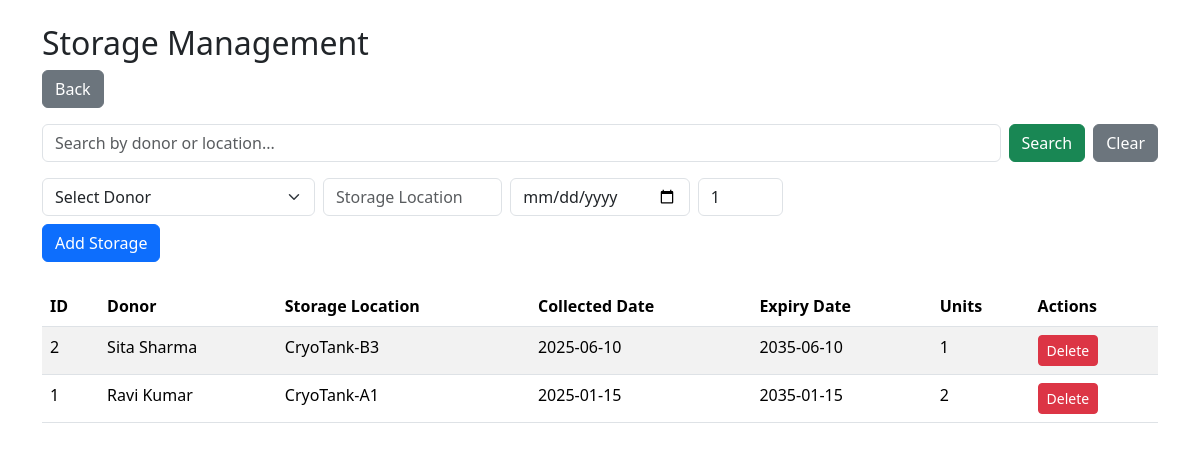
/modules/storage.php, run on the app's committed database.
### tables this page shows
CREATE TABLE IF NOT EXISTS storage (
  storage_id INT AUTO_INCREMENT PRIMARY KEY,
  donor_id INT,
  storage_location VARCHAR(100),
  collected_date DATE,
  expiry_date DATE,
  units INT DEFAULT 1,
  FOREIGN KEY (donor_id) REFERENCES donors(donor_id) ON DELETE SET NULL
);

CREATE TABLE IF NOT EXISTS donors (
  donor_id INT AUTO_INCREMENT PRIMARY KEY,
  name VARCHAR(150) NOT NULL,
  age INT,
  blood_group VARCHAR(5),
  contact VARCHAR(50),
  donation_date DATE,
  notes TEXT,
  created_at TIMESTAMP DEFAULT CURRENT_TIMESTAMP
);

### modules/storage.php (the view, shortened to what this page needs)
<?php
require_once __DIR__ . '/../config/db_connect.php';
if (isset($_GET['search']) && $_GET['search'] !== '') {
    $search = mysqli_real_escape_string($conn, $_GET['search']);
    $res = mysqli_query($conn, "SELECT s.*, d.name AS donor_name
                                FROM storage s
                                JOIN donors d ON s.donor_id = d.donor_id
                                WHERE d.name LIKE '%$search%'
                                   OR s.storage_location LIKE '%$search%'
                                ORDER BY s.storage_id DESC");
} else {
    $res = mysqli_query($conn, "SELECT s.*, d.name AS donor_name
                                FROM storage s
                                JOIN donors d ON s.donor_id = d.donor_id
                                ORDER BY s.storage_id DESC");
}
?>
<!doctype html>
<html>
<head>
<link href="../style.css" rel="stylesheet">
<link href="https://cdn.jsdelivr.net/npm/bootstrap@5.3.2/dist/css/bootstrap.min.css" rel="stylesheet">
</head>
<body class="container py-4">
<h2>Storage Management</h2>
<a href="../index.php" class="btn btn-secondary mb-3">Back</a>
<form method="GET" class="mb-3 d-flex">
  <input type="text" name="search" class="form-control me-2" placeholder="Search by donor or location..." value="<?php echo isset($_GET['search']) ? htmlspecialchars($_GET['search']) : ''; ?>">
  <button type="submit" class="btn btn-success me-2">Search</button>
  <a href="storage.php" class="btn btn-secondary">Clear</a>
</form>
<form method="post" class="mb-4 row g-2">
  <div class="col-md-3">
    <select name="donor_id" class="form-select" required>
      <option value="">Select Donor</option>
    </select>
  </div>
  <div class="col-md-2"><input name="storage_location" class="form-control" placeholder="Storage Location" required></div>
  <div class="col-md-2"><input name="collected_date" type="date" class="form-control" required></div>
  <div class="col-md-1"><input name="units" type="number" class="form-control" value="1" min="1"></div>
  <div class="col-12"><button class="btn btn-primary">Add Storage</button></div>
</form>
<table class="table table-striped">
<thead>
<tr>
  <th>ID</th>
  <th>Donor</th>
  <th>Storage Location</th>
  <th>Collected Date</th>
  <th>Expiry Date</th>
  <th>Units</th>
  <th>Actions</th>
</tr>
</thead>
<tbody>
<?php
if (mysqli_num_rows($res) > 0) {
  while ($row = mysqli_fetch_assoc($res)) { ?>
<tr>
  <td><?php echo $row['storage_id']; ?></td>
  <td><?php echo htmlspecialchars($row['donor_name']); ?></td>
  <td><?php echo htmlspecialchars($row['storage_location']); ?></td>
  <td><?php echo htmlspecialchars($row['collected_date']); ?></td>
  <td><?php echo htmlspecialchars($row['expiry_date']); ?></td>
  <td><?php echo htmlspecialchars($row['units']); ?></td>
  <td>
    <form method="post" style="display:inline">
      <button class="btn btn-sm btn-danger" onclick="return confirm('Delete this record?')">Delete</button>
    </form>
  </td>
</tr>
<?php }
} else { ?>
<tr><td colspan="7" class="text-center text-muted">No records found</td></tr>
<?php } ?>
</tbody>
</table>
</body>
</html>

### style.css (style rules this page uses)
body { background:#f8f9fa; }

### data on the page
storage: storage_id "2", donor.name "Sita Sharma", storage_location "CryoTank-B3", collected_date "2025-06-10", expiry_date "2035-06-10", units "1"
storage: storage_id "1", donor.name "Ravi Kumar", storage_location "CryoTank-A1", collected_date "2025-01-15", expiry_date "2035-01-15", units "2"
